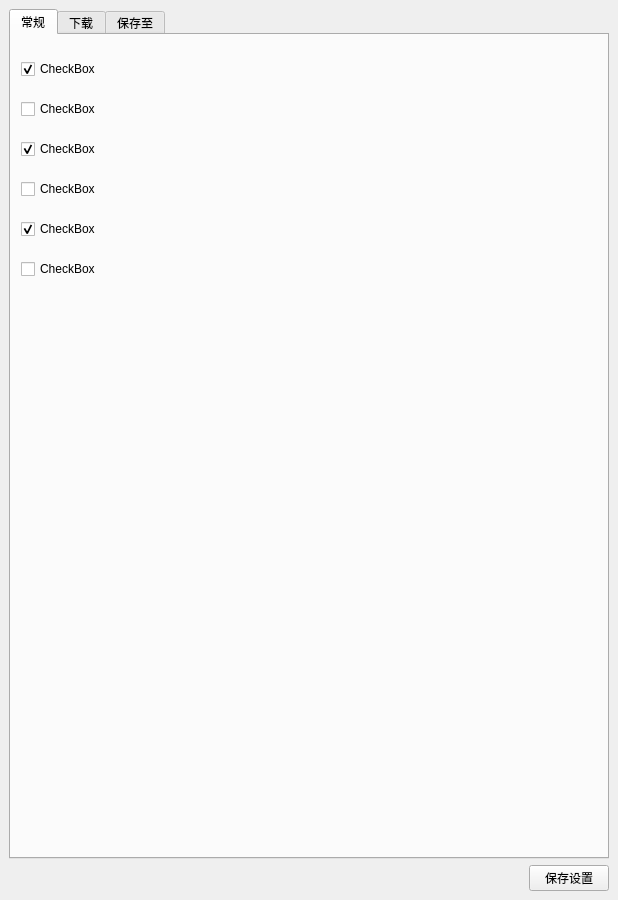
<?xml version="1.0" encoding="UTF-8"?>
<ui version="4.0">
 <class>SettingPage</class>
 <widget class="QMainWindow" name="SettingPage">
  <property name="geometry">
   <rect>
    <x>0</x>
    <y>0</y>
    <width>618</width>
    <height>900</height>
   </rect>
  </property>
  <property name="windowTitle">
   <string>选项</string>
  </property>
  <widget class="QWidget" name="centralwidget">
   <layout class="QGridLayout" name="gridLayout">
    <item row="0" column="0">
     <layout class="QVBoxLayout" name="verticalLayout">
      <item>
       <widget class="QTabWidget" name="tabWidget">
        <property name="currentIndex">
         <number>0</number>
        </property>
        <widget class="QWidget" name="tab">
         <attribute name="title">
          <string>常规</string>
         </attribute>
         <widget class="QWidget" name="layoutWidget">
          <property name="geometry">
           <rect>
            <x>10</x>
            <y>10</y>
            <width>171</width>
            <height>251</height>
           </rect>
          </property>
          <layout class="QVBoxLayout" name="verticalLayout_2">
           <item>
            <widget class="QCheckBox" name="checkBox">
             <property name="text">
              <string>CheckBox</string>
             </property>
             <property name="checked">
              <bool>true</bool>
             </property>
             <property name="tristate">
              <bool>false</bool>
             </property>
            </widget>
           </item>
           <item>
            <widget class="QCheckBox" name="checkBox_2">
             <property name="text">
              <string>CheckBox</string>
             </property>
            </widget>
           </item>
           <item>
            <widget class="QCheckBox" name="checkBox_3">
             <property name="text">
              <string>CheckBox</string>
             </property>
             <property name="checked">
              <bool>true</bool>
             </property>
            </widget>
           </item>
           <item>
            <widget class="QCheckBox" name="checkBox_4">
             <property name="text">
              <string>CheckBox</string>
             </property>
            </widget>
           </item>
           <item>
            <widget class="QCheckBox" name="checkBox_5">
             <property name="text">
              <string>CheckBox</string>
             </property>
             <property name="checked">
              <bool>true</bool>
             </property>
            </widget>
           </item>
           <item>
            <widget class="QCheckBox" name="checkBox_6">
             <property name="text">
              <string>CheckBox</string>
             </property>
            </widget>
           </item>
          </layout>
         </widget>
        </widget>
        <widget class="QWidget" name="tab_2">
         <attribute name="title">
          <string>下载</string>
         </attribute>
        </widget>
        <widget class="QWidget" name="tab_3">
         <attribute name="title">
          <string>保存至</string>
         </attribute>
         <layout class="QGridLayout" name="gridLayout_3">
          <item row="0" column="0">
           <widget class="QGroupBox" name="groupBox">
            <property name="title">
             <string>另存为</string>
            </property>
            <layout class="QGridLayout" name="gridLayout_2">
             <item row="0" column="0">
              <layout class="QHBoxLayout" name="horizontalLayout_2">
               <item>
                <widget class="QLineEdit" name="lineEdit">
                 <property name="minimumSize">
                  <size>
                   <width>300</width>
                   <height>0</height>
                  </size>
                 </property>
                </widget>
               </item>
               <item>
                <widget class="QPushButton" name="pushButton_2">
                 <property name="text">
                  <string>浏览</string>
                 </property>
                </widget>
               </item>
              </layout>
             </item>
            </layout>
           </widget>
          </item>
          <item row="1" column="0">
           <spacer name="verticalSpacer">
            <property name="orientation">
             <enum>Qt::Vertical</enum>
            </property>
            <property name="sizeHint" stdset="0">
             <size>
              <width>20</width>
              <height>40</height>
             </size>
            </property>
           </spacer>
          </item>
         </layout>
        </widget>
       </widget>
      </item>
      <item>
       <layout class="QHBoxLayout" name="horizontalLayout">
        <item>
         <spacer name="horizontalSpacer">
          <property name="orientation">
           <enum>Qt::Horizontal</enum>
          </property>
          <property name="sizeHint" stdset="0">
           <size>
            <width>40</width>
            <height>20</height>
           </size>
          </property>
         </spacer>
        </item>
        <item>
         <widget class="QPushButton" name="saveBtn">
          <property name="text">
           <string>保存设置</string>
          </property>
         </widget>
        </item>
       </layout>
      </item>
     </layout>
    </item>
   </layout>
  </widget>
 </widget>
 <resources/>
 <connections>
  <connection>
   <sender>saveBtn</sender>
   <signal>clicked()</signal>
   <receiver>SettingPage</receiver>
   <slot>close()</slot>
   <hints>
    <hint type="sourcelabel">
     <x>569</x>
     <y>881</y>
    </hint>
    <hint type="destinationlabel">
     <x>308</x>
     <y>449</y>
    </hint>
   </hints>
  </connection>
 </connections>
</ui>
